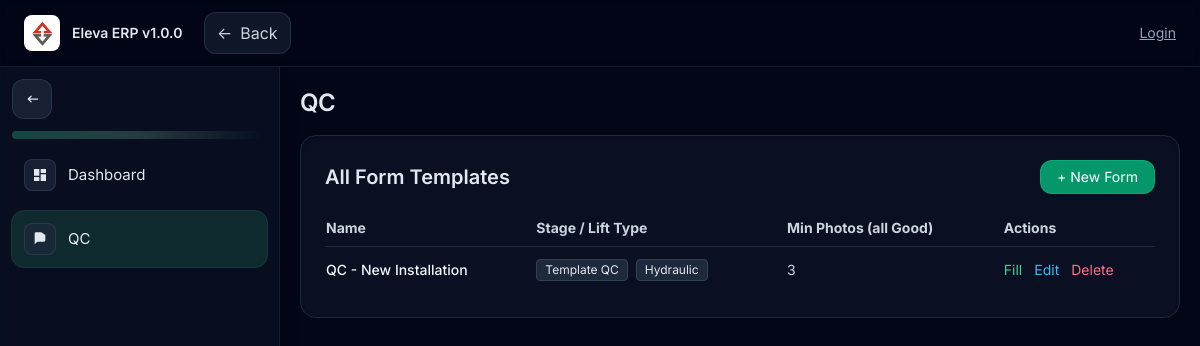
The page /forms (signed in) on the database its author committed.
### app.py (models this page shows)
class FormSchema(db.Model):
    __tablename__ = "form_schema"
    id = db.Column(db.Integer, primary_key=True)
    name = db.Column(db.String(120), unique=True, nullable=False)
    schema_json = db.Column(db.Text, nullable=False, default="[]")
    min_photos_if_all_good = db.Column(db.Integer, default=3)
    stage = db.Column(db.String(40), nullable=True)      # e.g., "Stage 1", "Completion", etc.
    lift_type = db.Column(db.String(40), nullable=True)  # e.g., "MRL", "Hydraulic", etc.

### app.py (the view)
@app.route("/forms")
@login_required
def forms_list():
    forms = FormSchema.query.order_by(FormSchema.name.asc()).all()
    return render_template("forms_list.html", forms=forms, category_label="Forms", category_url=url_for('forms_list'))

### app.py (called while the page is built)
@login_manager.user_loader
def load_user(user_id):
    return db.session.get(User, int(user_id))

### templates/forms_list.html (shortened to what this page needs)
{% extends "base.html" %}
{% block content %}
<div class="p-6 rounded-2xl bg-slate-900/60 border border-slate-800 shadow-inner shadow-black/20">
  <div class="flex items-center justify-between mb-4">
    <h2 class="text-xl font-semibold">All Form Templates</h2>
    <a href="{{ url_for('forms_new') }}" class="px-4 py-1.5 rounded-xl bg-emerald-600 hover:bg-emerald-500 border border-emerald-500/60 text-white text-sm transition">
      + New Form
    </a>
  </div>
  {% if forms|length == 0 %}
    <p class="text-slate-400 text-sm">No forms created yet. Click “New Form” to add one.</p>
  {% else %}
    <div class="overflow-auto">
      <table class="min-w-[700px] w-full text-sm">
        <thead class="text-slate-300 border-b border-slate-800">
          <tr class="text-left">
            <th class="py-2 pr-3">Name</th>
            <th class="py-2 pr-3">Stage / Lift Type</th>
            <th class="py-2 pr-3">Min Photos (all Good)</th>
            <th class="py-2">Actions</th>
          </tr>
        </thead>
        <tbody class="divide-y divide-slate-800">
          {% for f in forms %}
          <tr class="hover:bg-slate-800/40 transition">
            <td class="py-3 pr-3 font-medium text-slate-100">{{ f.name }}</td>
            <td class="py-3 pr-3">
              <div class="flex flex-wrap gap-2 text-xs">
                {% if f.stage %}
                  <span class="px-2 py-0.5 rounded bg-slate-800 border border-slate-700">{{ f.stage }}</span>
                {% endif %}
                {% if f.lift_type %}
                  <span class="px-2 py-0.5 rounded bg-slate-800 border border-slate-700">{{ f.lift_type }}</span>
                {% endif %}
              </div>
            </td>
            <td class="py-3 pr-3 text-slate-300">{{ f.min_photos_if_all_good }}</td>
            <td class="py-3">
              <div class="flex flex-wrap items-center gap-3 text-sm">
                <a href="{{ url_for('forms_fill', form_id=f.id) }}" class="text-emerald-400 hover:underline">Fill</a>
                <a href="{{ url_for('forms_edit', form_id=f.id) }}" class="text-sky-400 hover:underline">Edit</a>
                <form action="{{ url_for('forms_delete', form_id=f.id) }}" method="post" class="inline" onsubmit="return confirm('Delete form?');">
                  <button class="text-rose-400 hover:underline" type="submit">Delete</button>
                </form>
              </div>
            </td>
          </tr>
          {% endfor %}
        </tbody>
      </table>
    </div>
  {% endif %}
</div>
{% endblock %}

### templates/base.html (style rules this page uses)
:root { color-scheme: dark; }
html, body { height: 100%; }
body { font-family: Inter, system-ui, -apple-system, Segoe UI, Roboto, Ubuntu, Cantarell, Noto Sans, "Helvetica Neue", Arial, "Apple Color Emoji", "Segoe UI Emoji"; }

### rows shown on the page
FormSchema: name "QC - New Installation", stage "Template QC", lift_type "Hydraulic", min_photos_if_all_good "3"

### other values the page prints
{{ section_title }} "QC"
